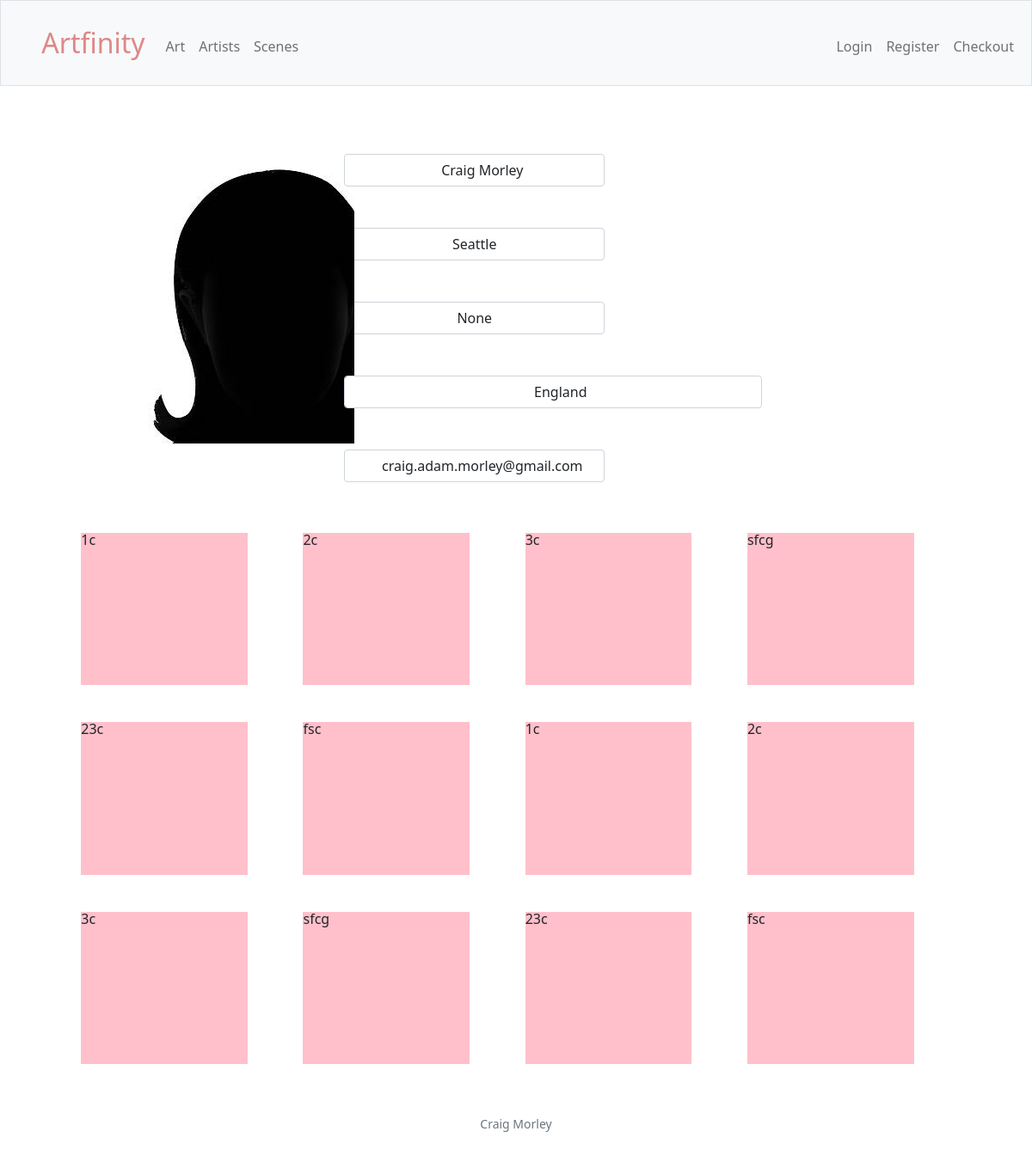
/artists/Craig Morley, run on an earlier commit of the app's database.
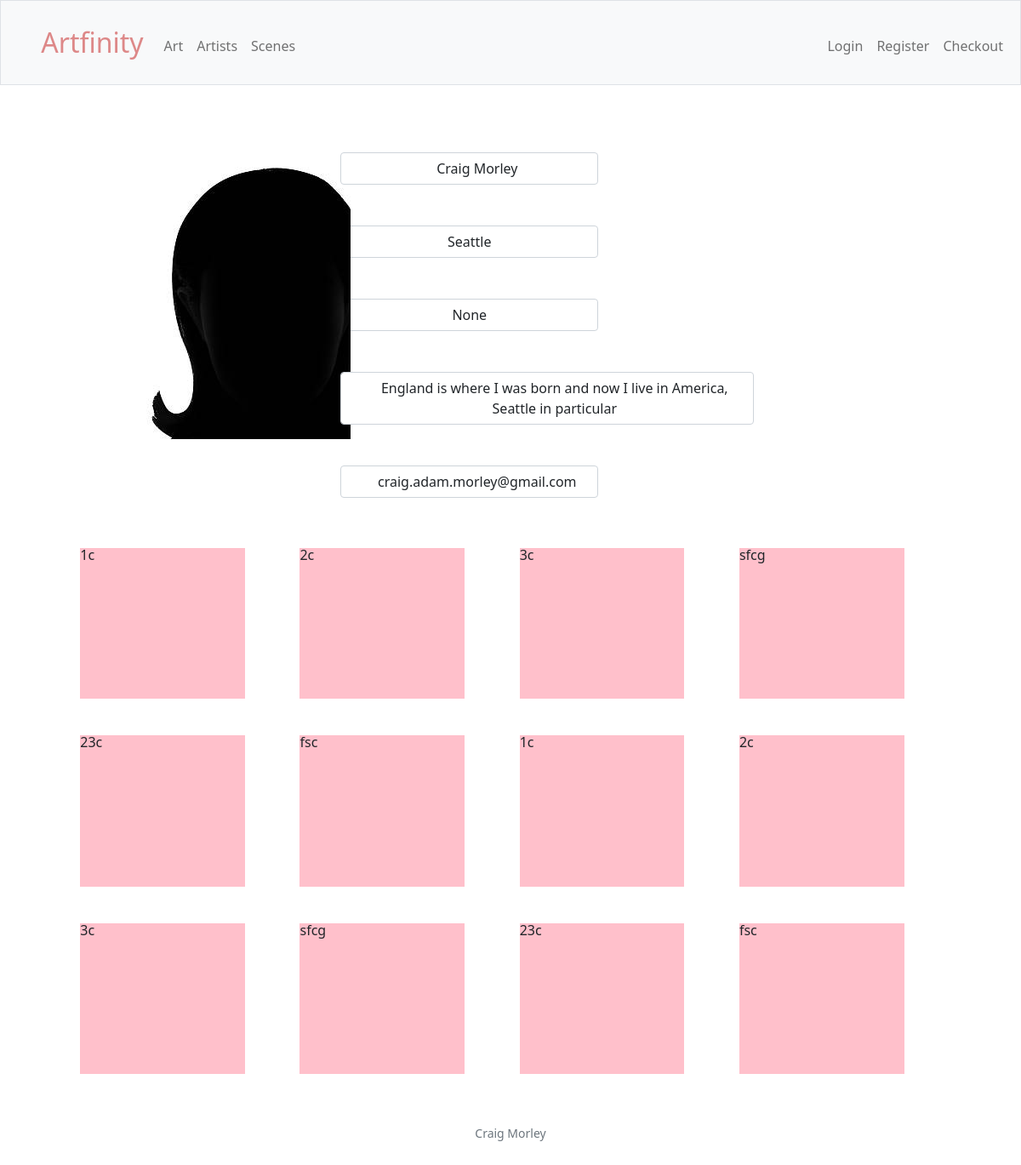
And on a later commit of the database.
### tables this page shows
CREATE TABLE Users (
user_id INTEGER PRIMARY KEY AUTOINCREMENT,
username TEXT,
email TEXT NOT NULL,
hash TEXT NOT NULL,
first_name TEXT,
last_name TEXT,
address_line1 TEXT,
address_line2 TEXT,
city TEXT,
state TEXT,
country TEXT,
phone TEXT
, gender TEXT, profile_picture_url TEXT, artist_name TEXT, long_bio TEXT, media_link1 TEXT, media_link2 TEXT, media_link3 TEXT, media_link4 TEXT, zip_code TEXT, genres TEXT, scene_id INTEGER REFERENCES Scenes(scene_id));

### app.py (the view)
@app.route("/artists/<artist_name>")
def artists_profile(artist_name):
    artist_info = db.execute("SELECT * FROM Users WHERE artist_name = :artist_name", artist_name=artist_name)
    artist_info = artist_info[0]
    if not artist_info:
        return "Artist not found", 404
    return render_template("artist_profile.html", artist_info=artist_info)

### app.py (called while the page is built)
@app.after_request
def after_request(response):
    response.headers["Cache-Control"] = "no-cache, no-store, must-revalidate"
    response.headers["Expires"] = 0
    response.headers["Pragma"] = "no-cache"
    return(response)

### templates/artist_profile.html (shortened to what this page needs)
{% extends "layout.html" %}
{% block main %}
<div class="container-parent">
    <div class="container-column-third">
        <div class="profile-image">
            <img src="/IMAGES/generic-artist-profile-picture.jpg">
        </div>
    </div>
    <div class="column-two-thirds">
        <form class="row g-5" method="GET">
            <div>
                <div class="col-md-5">
                    <div class="input-group">
                        <span class="form-control" id="artist_name"  name="artist_name" aria-describedby="inputGroupPrepend2">{{ artist_info.artist_name }}</span>
                    </div>
                </div>
            </div>
            <div>
                <div class="col-md-5">
                    <span class="form-control" id="city" name="city">{{ artist_info.city }}</span>
                </div>
            </div>
            <div>
                <div class="col-md-5">
                    <span class="form-control" id="country" name="country">{{ artist_info.country }}</span>
                </div>
            </div>
            <div>
                <div class="col-md-8">
                    <div class="input-group">
                        <span class="form-control" id="long_bio"  name="long_bio" aria-describedby="inputGroupPrepend2">{{ artist_info.long_bio }}</span>
                    </div>
                </div>
            </div>
            <div>
                <div class="col-md-5">
                    <div class="input-group">
                        <span class="form-control" id="email"  name="email" aria-describedby="inputGroupPrepend2">{{ artist_info.email }}</span>
                    </div>
                </div>
            </div>
        </form>
    </div>
</div>
<div class="artbox-div">
    <div class="art-row">
        <div class="art-col">
            1c
        </div>
        <div class="art-col">
            2c
        </div>
        <div class="art-col">
            3c
        </div>
        <div class="art-col">
            sfcg
        </div>
        <div class="art-col">
            23c
        </div>
        <div class="art-col">
            fsc
        </div>
        <div class="art-col">
            1c
        </div>
        <div class="art-col">
            2c
        </div>
        <div class="art-col">
            3c
        </div>
        <div class="art-col">
            sfcg
        </div>
        <div class="art-col">
            23c
        </div>
        <div class="art-col">
            fsc
        </div>
    </div>
</div>
{% endblock %}

What changed in the data, as far as the page shows it:
changed Users "Craig Morley": long_bio "England" → "England is where I was born and now I live in America, Seattle in particular"
